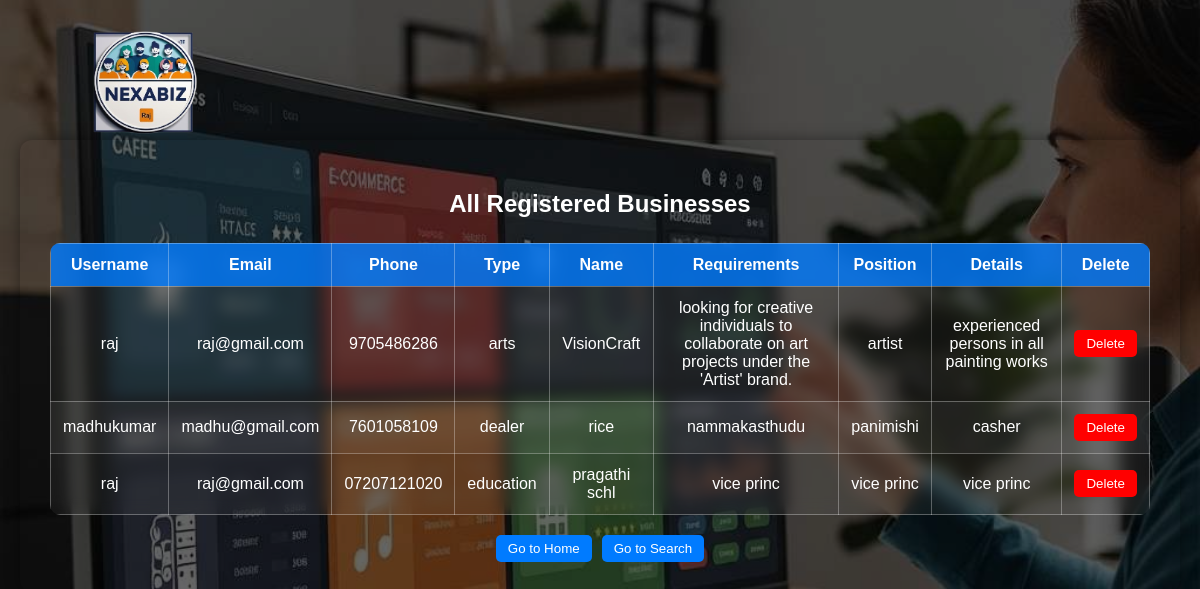
Page /all-businesses (signed in) on the committed database.
### tables this page shows
CREATE TABLE businesses (
                id INTEGER PRIMARY KEY AUTOINCREMENT,
                username TEXT,
                email TEXT,
                phone_number TEXT,
                business_type TEXT,
                business_name TEXT,
                requirements TEXT,
                position TEXT,
                details TEXT
            );

### app.py (the view)
@app.route('/all-businesses')
def show_all_businesses():
    conn = sqlite3.connect('database.db')
    conn.row_factory = sqlite3.Row
    c = conn.cursor()
    c.execute('SELECT * FROM businesses')
    rows = c.fetchall()
    conn.close()
    businesses = [dict(row) for row in rows]
    return render_template('my_businesses.html', businesses=businesses, is_admin=session.get('is_admin', False))

### templates/my_businesses.html (shortened to what this page needs)
<!DOCTYPE html>
<html>
<head>
    <link rel="stylesheet" href="{{ url_for('static', filename='style.css') }}">
</head>
<body>
<div class="logo">
    <a href="{{ url_for('home') }}">
        <img src="{{ url_for('static', filename='logo.png') }}" alt="NexaBiz Logo">
    </a>
</div>
<div class="overlay">
    <div class="container">
        <h2>All Registered Businesses</h2>
        <table>
            <thead>
                <tr>
                    <th>Username</th>
                    <th>Email</th>
                    <th>Phone</th>
                    <th>Type</th>
                    <th>Name</th>
                    <th>Requirements</th>
                    <th>Position</th>
                    <th>Details</th>
                    {% if is_admin %}
                    <th>Delete</th>
                    {% endif %}
                </tr>
            </thead>
            <tbody>
                {% for b in businesses %}
                <tr>
                    <td>{{ b.username }}</td>
                    <td>{{ b.email }}</td>
                    <td>{{ b.phone_number }}</td>
                    <td>{{ b.business_type }}</td>
                    <td>{{ b.business_name }}</td>
                    <td>{{ b.requirements }}</td>
                    <td>{{ b.position }}</td>
                    <td>{{ b.details }}</td>
                    {% if is_admin %}
                    <td>
                        <form action="{{ url_for('delete_business', business_id=b['id']) }}" method="post" onsubmit="return confirm('Are you sure you want to delete this business?');">
    <button type="submit">Delete</button>
                        </form>
                    </td>
                    {% endif %}
                </tr>
                {% endfor %}
            </tbody>
        </table>
        <div class="actions">
            <a href="{{ url_for('home') }}"><button>Go to Home</button></a>
            <a href="{{ url_for('search') }}"><button>Go to Search</button></a>
        </div>
    </div>
</div>
</body>
</html>

### static/style.css (style rules this page uses)
body { font-family: Arial, sans-serif; margin: 0; padding: 0; background-size: cover; background-repeat: no-repeat; background-position: center; min-height: 100vh; color: #fff; }
.container { max-width: 600px; margin: auto; background-color: rgba(0, 0, 0, 0.65); padding: 30px; border-radius: 12px; margin-top: 100px; box-shadow: 0 0 15px rgba(0, 0, 0, 0.4); }
.logo { position: absolute; top: 20px; left: 20px; }
.logo img { width: 120px; height: auto; }
button { padding: 10px 20px; background-color: #28a745; color: white; border: none; border-radius: 6px; cursor: pointer; }

### rows in the picture
businesses: username "raj", email "raj@gmail.com", phone_number "9705486286", business_type "arts", business_name "VisionCraft", requirements "looking for creative individuals to collaborate on art projects under the 'Artist' brand.", position "artist", details "experienced persons in all painting works"
businesses: username "madhukumar", email "madhu@gmail.com", phone_number "7601058109", business_type "dealer", business_name "rice", requirements "nammakasthudu", position "panimishi", details "casher"
businesses: username "raj", email "raj@gmail.com", phone_number "07207121020", business_type "education", business_name "pragathi schl", requirements "vice princ", position "vice princ", details "vice princ"
